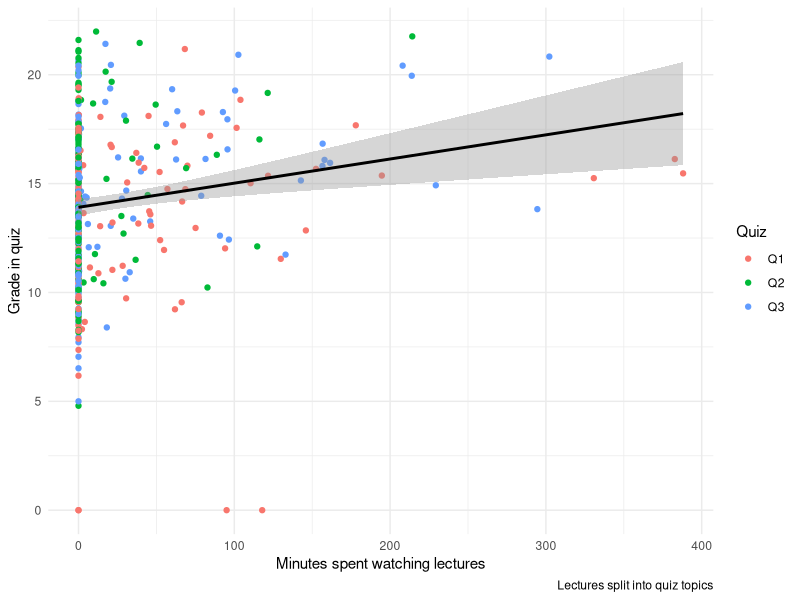
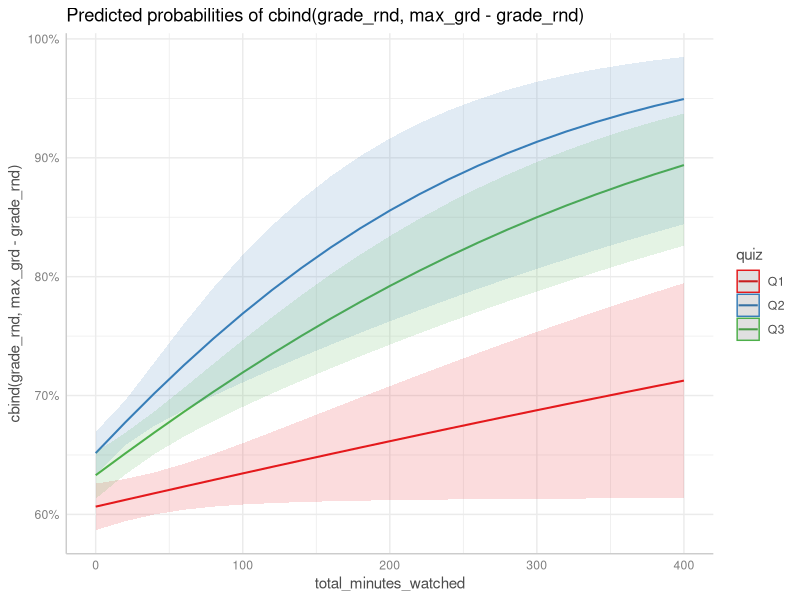
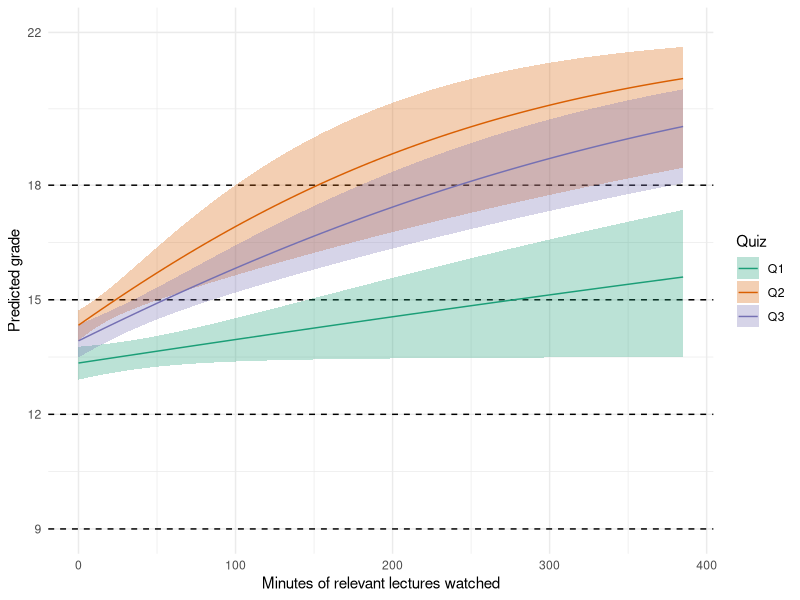

The R script that drew these images, in order:
# Load libraries
library(dplyr)
library(tidyverse)
library(lubridate)


# Step 1: Load and process the lecture watchtime data
watchtime_data <- read.csv("Quizzes/2024_lecture_watchtime.csv")

# Convert date column to datetime and extract day
watchtime_data <- watchtime_data %>%
  mutate(date = dmy_hms(date),       # Convert to datetime format
         day = as.Date(date))        # Extract only the day (year-month-day)

# Aggregate total minutes by video, name, and day
aggregated_data <- watchtime_data %>%
  group_by(video, name, id, day) %>%
  summarise(total_minutes = sum(minutes, na.rm = TRUE)) %>%
  ungroup()

# Step 2: Define lecture-to-quiz mapping, accounting for course iterativeness
aggregated_data <- aggregated_data %>%
  mutate(
    quiz = case_when(
      grepl("Lecture (1|1\\.5|2|2\\.5|3|3\\.5|4)", video) ~ "Q1",
      grepl("Lecture (5|5\\.5)", video) ~ "Q2",
      grepl("Lecture (7|7\\.5|8)", video) ~ "Q3",
      TRUE ~ NA_character_
    )
  ) %>%
  filter(!is.na(quiz))  # Keep only rows associated with quizzes

# Extend the mapping to account for lecture relevance across quizzes
# Q3 should include all previous lectures
aggregated_data <- aggregated_data %>%
  mutate(
    quiz = case_when(
      quiz == "Q1" ~ "Q1",
      quiz == "Q2" ~ "Q2",
      quiz == "Q3" ~ "Q3",
      #quiz == "Q1" & grepl("Lecture (1|1\\.5|2|2\\.5|3|3\\.5|4)", video) ~ "Q3",
      #quiz == "Q2" & grepl("Lecture (5|5\\.5)", video) ~ "Q3",
      TRUE ~ quiz
    )
  )

# Step 3: Aggregate total minutes watched by student and quiz
watchtime_summary <- aggregated_data %>%
  group_by(name, quiz) %>%
  summarise(total_minutes_watched = sum(total_minutes, na.rm = TRUE)) %>%
  ungroup()

# Step 4: Load and process quiz data
quiz_data <- read.csv("Quizzes/q1q2q3_2024.csv")

# Convert quiz data to long format
quiz_long <- quiz_data %>%
  pivot_longer(cols = Q1:Q3, names_to = "quiz", values_to = "grade") %>%
  mutate(quiz = factor(quiz, levels = c("Q1", "Q2", "Q3")),
         name = paste(first, last))  # Optional: create full name for reference

# Step 5: Merge quiz data with watchtime summary
df <- quiz_long %>%
  left_join(watchtime_summary, by = c("name", "quiz")) %>%
  mutate(total_minutes_watched = ifelse(is.na(total_minutes_watched), 0, total_minutes_watched))

ggplot(df) +
  geom_point(aes(x = total_minutes_watched, y = grade, colour = quiz)) +
  geom_smooth(aes(x = total_minutes_watched, y = grade), method  = "lm", colour = "black") +
  labs(y = "Grade in quiz",
       x = "Minutes spent watching lectures",
       colour = "Quiz",
       caption = "Lectures split into quiz topics") +
  theme_minimal()

df$grade_rnd <- round(df$grade, digits = 0)
df$max_grd <- 22

m1 <- glm(cbind(grade_rnd, max_grd - grade_rnd) ~ total_minutes_watched * quiz, 
          family = binomial,
          data = df)

plot(ggeffects::ggpredict(m1, terms = c("total_minutes_watched", "quiz")))

fake <- expand.grid(
  quiz = c("Q1", "Q2", "Q3"),
  total_minutes_watched = seq(from = min(df$total_minutes_watched),
                              to = max(df$total_minutes_watched),
                              by = 5))

preds <- predict(m1, newdata = fake, se.fit = TRUE)

fake$fit <- plogis(preds$fit)
fake$low <- plogis(preds$fit - preds$se.fit * 1.96)
fake$upp <- plogis(preds$fit + preds$se.fit * 1.96)

fake$fit <- fake$fit * 22
fake$low <- fake$low * 22
fake$upp <- fake$upp * 22

ggplot(fake) +
  geom_hline(yintercept = 9, linetype = 2) +
  geom_hline(yintercept = 12, linetype = 2) +
  geom_hline(yintercept = 15, linetype = 2) +
  geom_hline(yintercept = 18, linetype = 2) +
  geom_ribbon(aes(x = total_minutes_watched, ymin = low, ymax = upp, fill = quiz), alpha = 0.3) +
  geom_line(aes(x = total_minutes_watched, y = fit, colour = quiz)) +
  scale_fill_brewer(palette = "Dark2") +
  scale_colour_brewer(palette = "Dark2") +
  scale_y_continuous(limits = c(9,22), labels = c(9, 12, 15, 18, 22), breaks = c(9, 12, 15, 18, 22)) +
  labs(x = "Minutes of relevant lectures watched",
       colour = "Quiz",
       fill = "Quiz",
       y = "Predicted grade") +
  theme_minimal()
